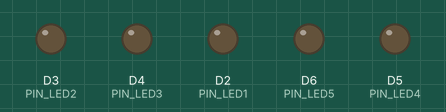
Bench run of a sketch on a simulated ESP8266 (NodeMCU). Parts: output pins drawn as LEDs (lit = HIGH).

Above: at 0.05 s.
At 0.95 s:
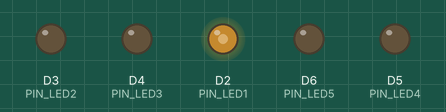
At 1.9 s:
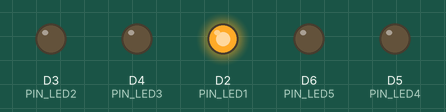
At 3.75 s:
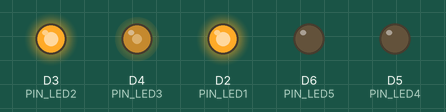
At 5.6 s:
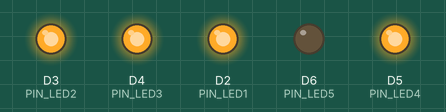
At 7.5 s:
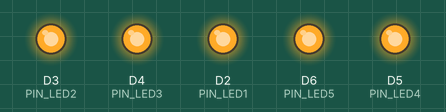
Timing chart, 0 to 9.8 s (numbered marks = the images above):
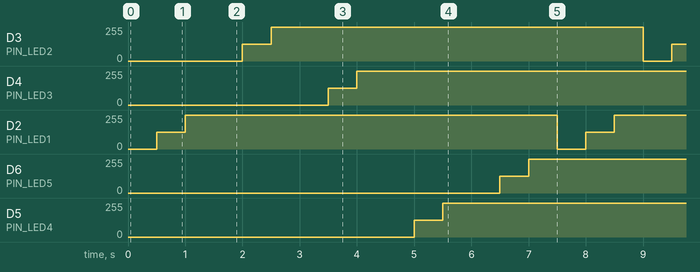

Measured:
- by itself, D3 (PIN_LED2), D4 (PIN_LED3), D2 (PIN_LED1), D6 (PIN_LED5), D5 (PIN_LED4): repeats every 7.5 s: 255/255 6.5 s, 0/255 0.50 s, 127/255 0.50 s

The sketch:

itp348_a2_xu_connie.ino
```cpp
/*
 * Project itp348_a2_xu_connie
 * Description: Assignment 2: Light Sculpture
 * Author: Connie Xu
 * Date: 01/18/22
 */

// create a global const to represent each pin in project
const int PIN_LED1 = D2;
const int PIN_LED2 = D3;
const int PIN_LED3 = D4;
const int PIN_LED4 = D5;
const int PIN_LED5 = D6;

// this happens JUST ONCE
// configure serial monitor, setup pin modes
void setup() {
  Serial.begin(9600);
  pinMode(PIN_LED1, OUTPUT);
  pinMode(PIN_LED2, OUTPUT);
  pinMode(PIN_LED3, OUTPUT);
  pinMode(PIN_LED4, OUTPUT);
  pinMode(PIN_LED5, OUTPUT);
}

// infinite loop
void loop() {
  analogWrite(PIN_LED1, 0); // off
  delay(500);
  analogWrite(PIN_LED1, 127); // half bright
  delay(500);
  analogWrite(PIN_LED1, 255); // full bright
  delay(500);

  analogWrite(PIN_LED2, 0); // off
  delay(500);
  analogWrite(PIN_LED2, 127); // half bright
  delay(500);
  analogWrite(PIN_LED2, 255); // full bright
  delay(500);

  analogWrite(PIN_LED3, 0); // off
  delay(500);
  analogWrite(PIN_LED3, 127); // half bright
  delay(500);
  analogWrite(PIN_LED3, 255); // full bright
  delay(500);

  analogWrite(PIN_LED4, 0); // off
  delay(500);
  analogWrite(PIN_LED4, 127); // half bright
  delay(500);
  analogWrite(PIN_LED4, 255); // full bright
  delay(500);

  analogWrite(PIN_LED5, 0); // off
  delay(500);
  analogWrite(PIN_LED5, 127); // half bright
  delay(500);
  analogWrite(PIN_LED5, 255); // full bright
  delay(500);

}
```
